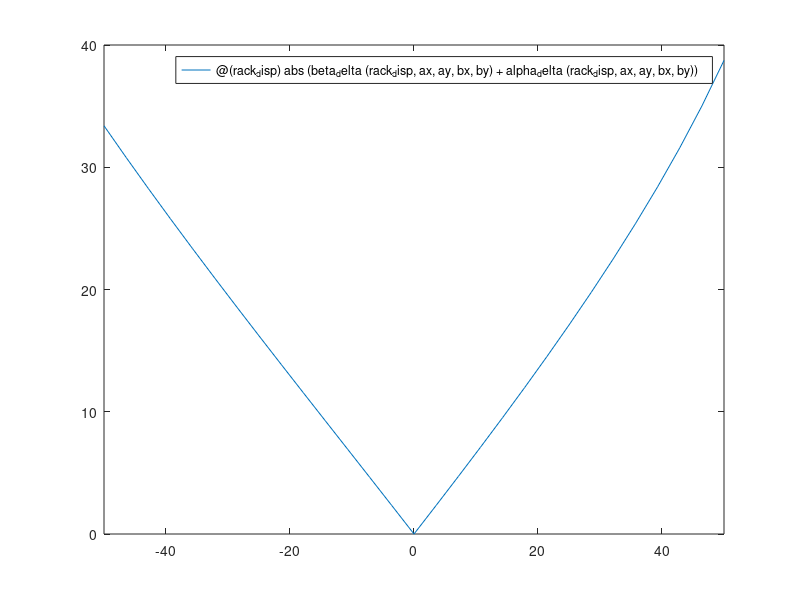
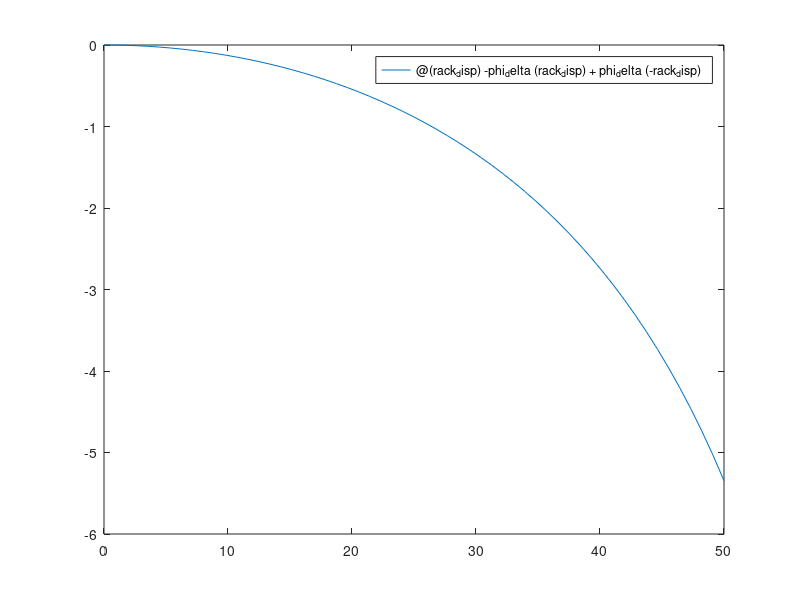
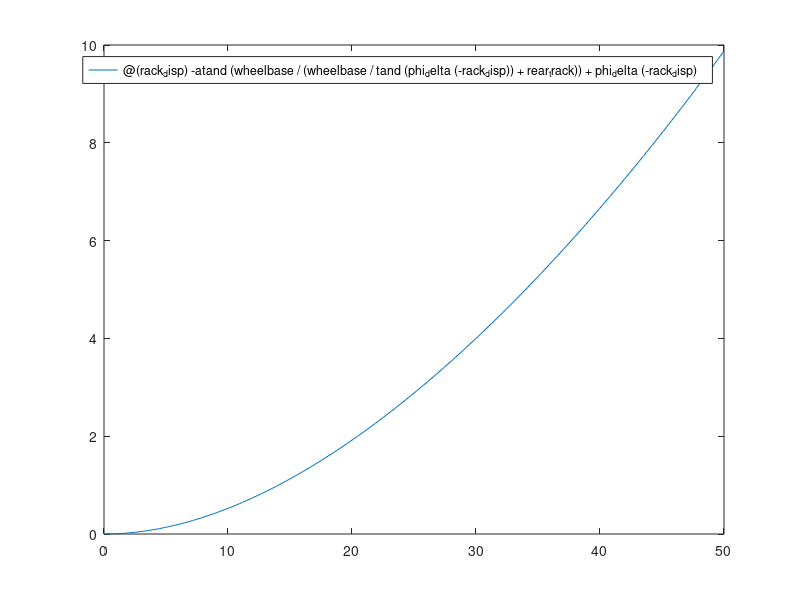
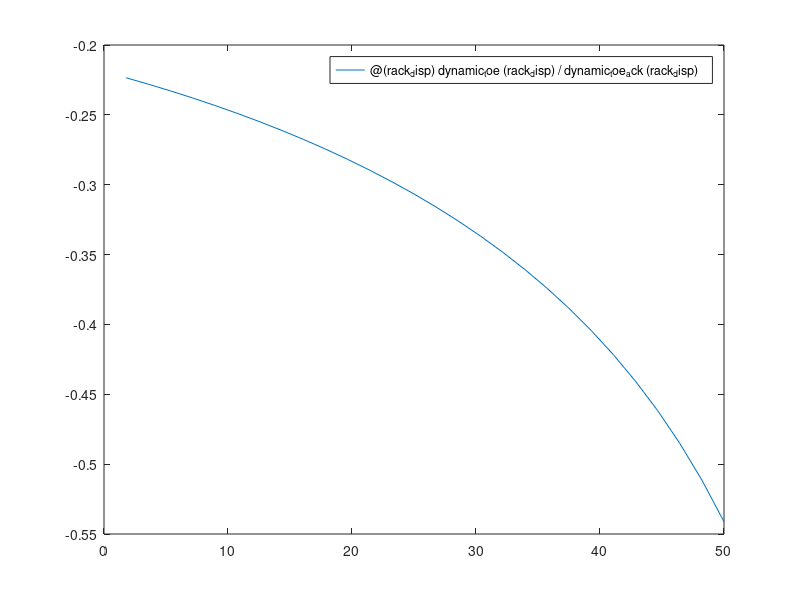

Write the MATLAB code that produced these figures, in order.
close all
clear all
clc

% Punto c, kingpin a la altura del tie, rueda izquierda.  Es el origen de coordenadas para el estudio. 
% Punto b, unión del tie con la mangueta.
% Punto a, unión del tie con el rack.
% y eje a lo ancho del coche, positiva hacia la derecha.
% x eje a lo largo del coche, positiva hacia delante del coche


% DATOS (distancias todas en mm)
% dimensiones coche
wheelbase = 1600;
front_track = 1150; %realmente no es el front track, sino la distancia entre kingpin izquierdo y derecho a la altura del tie.
rear_track = 1250;
r_pinion = 35/2; % radio pinion

% INPUTS geometría steering. Centro de coordenadas en KingPin rueda
% izquierda
l_rack = 450; %
x_rack = 50; % posición en eje x rack
y_tie_mangueta = 40;
x_tie_mangueta = 70;

% cálculo puntos y ángulos para steer_angle = 0
%ax = x_rack;
ay = front_track/2 - l_rack/2;
bx = x_tie_mangueta;
by = y_tie_mangueta;

%% CÁLCULOS FUNCIÓN 
% longitud del brazo
l_brazo = @(rack_disp, ax, ay, bx, by) sqrt(bx^2 + by^2);

% longitud del tie
l_tierod = @(rack_disp, ax, ay, bx, by) sqrt((ay - by)^2 + (ax - bx)^2);

% longitud inicial del segmento AC
l_ac_ini = @(rack_disp, ax, ay, bx, by) sqrt(ay^2 + ax^2); 

% ángulo beta inicial (ángulo con la horizontal del segmento AC)
beta_ini =@(rack_disp, ax, ay, bx, by) atan2d(ax, ay); 

% ángulo alpha inicial (ángulo entre brazo y segmento AC)
alpha_ini = @(rack_disp, ax, ay, bx, by) acosd((l_ac_ini(rack_disp, ax, ay, bx, by)^2 + l_brazo(rack_disp, ax, ay, bx, by)^2 - l_tierod(rack_disp, ax, ay, bx, by)^2)/(2*l_brazo(rack_disp, ax, ay, bx, by)*l_ac_ini(rack_disp, ax, ay, bx, by)));; 
                                                              
% longitud del segmento ac en función del desplazamiento del rack
l_ac = @(rack_disp, ax, ay, bx, by) sqrt((ay + rack_disp)^2 + ax^2); 

% variación total del ángulo alpha
alpha_delta = @(rack_disp, ax, ay, bx, by) alpha_ini(rack_disp, ax, ay, bx, by) - acosd((l_ac(rack_disp, ax, ay, bx, by)^2 + l_brazo(rack_disp, ax, ay, bx, by)^2 - l_tierod(rack_disp, ax, ay, bx, by)^2)/(2*l_brazo(rack_disp, ax, ay, bx, by)*l_ac(rack_disp, ax, ay, bx, by)));

% variación total del ángulo beta
beta_delta = @(rack_disp, ax, ay, bx, by) beta_ini(rack_disp, ax, ay, bx, by) - atan2d(ax, rack_disp + ay);

% variación total del ángulo phi de la rueda. Rueda exterior para rack_disp > 0. Rueda interior para rack_dips < 0.
phi_delta = @(rack_disp, ax, ay, bx, by) abs(beta_delta(rack_disp, ax, ay, bx, by) + alpha_delta(rack_disp, ax, ay, bx, by));
                                                                
Sistema = @(x) [phi_delta(x(1), x(2), ay, bx, by) - 20.5;
                phi_delta(-x(1), x(2), ay, bx, by)- 22];

%extwheel_ack_deg =  @(rack_disp, ax, ay, bx, by) atand(wheelbase/(wheelbase/tan(deg2rad(intwheel_deg(idx))) + rear_track));

sol = fsolve(Sistema, [-50, 50]);

d = sol(1) 
ax = sol(2)

phi_delta = @(rack_disp)  abs(beta_delta(rack_disp, ax, ay, bx, by) + alpha_delta(rack_disp, ax, ay, bx, by));
dynamic_toe =  @(rack_disp) - phi_delta(rack_disp) + phi_delta(-rack_disp);
dynamic_toe_ack = @(rack_disp) - atand(wheelbase/(wheelbase/tand(phi_delta(-rack_disp)) + rear_track)) + phi_delta(-rack_disp);

pctge_ack = @(rack_disp) dynamic_toe(rack_disp)/dynamic_toe_ack(rack_disp)

figure(1)
fplot(phi_delta, [-50, 50])

figure(2)
fplot(dynamic_toe, [0, 50])

figure(3)
fplot(dynamic_toe_ack, [0, 50])

figure(4)
fplot(pctge_ack, [0, 50])
